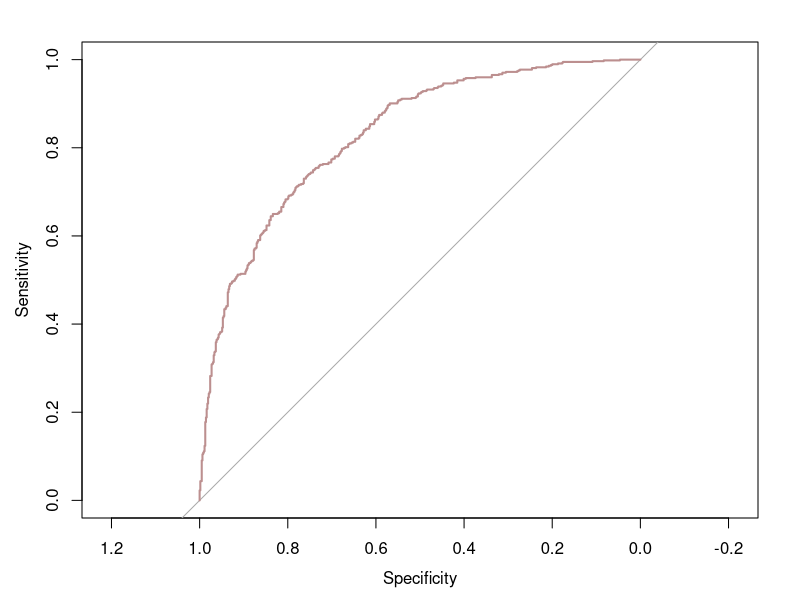
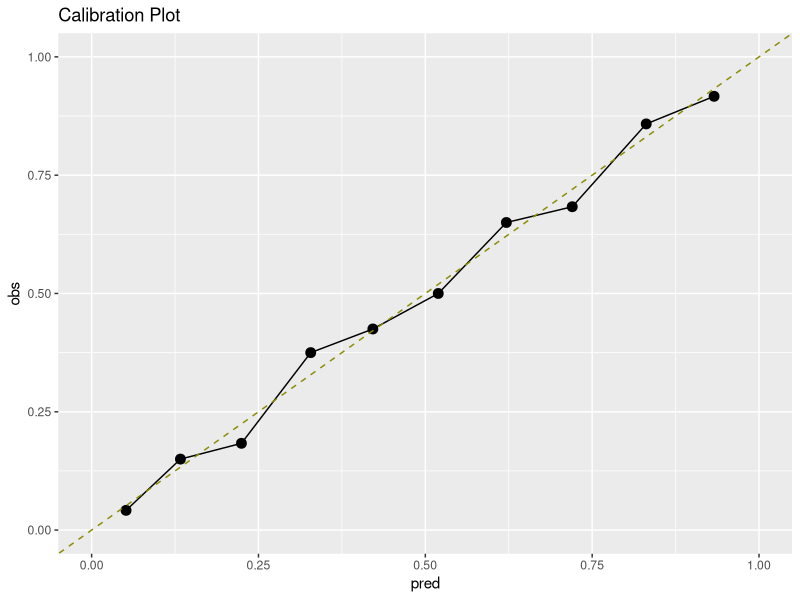
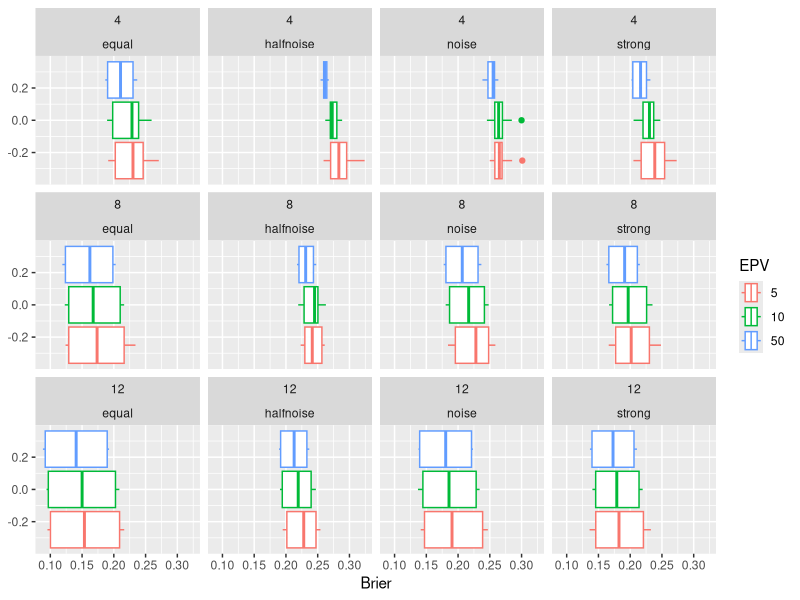
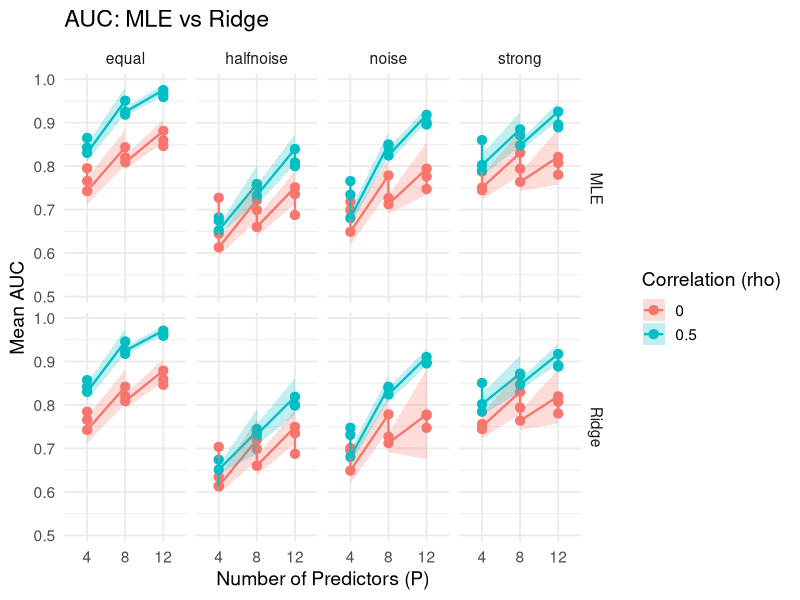

Write the R code that produced these figures, in order. (Note: this script raises an error after producing the figures.)
## ---- chunk 1
#| echo: false
library(MASS)
library(pROC)
library(dplyr)
library(glmnet)
library(tibble)
library(ggplot2)
## ---- chunk 2
#| echo: false
# Data Simulation Function

data_simulation_function <- function(N, P, rho, beta_pattern) {
  Sigma <- matrix(rho, P, P)
  diag(Sigma) = 1
  
  X <- mvrnorm(n = N, mu = rep(0, P), Sigma = Sigma)
  
  # Set coefficients
  if (beta_pattern == "equal") {
    beta <- rep(0.5, P)
  } else if (beta_pattern == "strong") {
    beta <- c(1, rep(0.2, P-1))
  } else if (beta_pattern == "noise") {
    beta <- c(0, rep(0.3, P-1))
  } else if (beta_pattern == "halfnoise") {
    beta <- c(rep(0, P/2), rep(0.3, P/2))
  } else stop("Unknown beta pattern")
  
  eta <- X %*% beta
  p <- 1 / (1 + exp(-eta))
  
  y <- rbinom(N, 1, p)
  
  data.frame(y = y, X)
}
## ---- chunk 3
#| echo: false
# Model Fitting

model_fitting_function <- function(train_data) {
  glm(y ~ ., data = train_data, family = binomial)
}

## ---- chunk 4
#| echo: false
# Model Assessment function
model_assessment_function <- function(model, test_data) {
  probs <- predict(model, newdata = test_data, type = "response")
  
  auc_val <- auc(test_data$y, probs)
  brier <- mean((test_data$y - probs)^2)
  
  tibble(
    AUC = as.numeric(auc_val),
    Brier = brier
  )
}
## ---- chunk 5
#| echo: false
set.seed(400)
# Simulation loop

EPV_vals <- c(5, 10, 50)
event_frac <- 0.5    

P_vals <- c(4, 8, 12)
rho_vals <- c(0, 0.5)
beta_patterns <- c("equal", "strong", "noise", "halfnoise")

B <- 10  

results_list <- list()
iter <- 1

for (EPV in EPV_vals) {
  for (P in P_vals) {
    for (rho in rho_vals) {
      for (bp in beta_patterns) {
        for (b in 1:B) {
          
          # Determine sample sizes 
          N  <- ceiling((EPV * P) / event_frac)
          N_star <- ceiling(5000 / event_frac)   
          
          # Training data 
          train_data <- data_simulation_function(N, P, rho, bp)
          
          # Test data
          test_data  <- data_simulation_function(N_star, P, rho, bp)
          
          # fit model
          fit_model <- model_fitting_function(train_data)
          
          # evaluate model
          metrics <- model_assessment_function(fit_model, test_data)
          
          metrics$model <- "MLE"  
          
          # metadata
          metrics <- metrics %>%
            mutate(
              model = "MLE",
              EPV = EPV,
              P = P,
              rho = rho,
              beta_pattern = bp,
              sim = b
            )
          
          # results
          results_list[[iter]] <- metrics
          iter <- iter + 1
        }
      }
    }
  }
}
results_df <- dplyr::bind_rows(results_list); results_df
## ---- chunk 6
#| echo: false
roc_obj <- roc(train_data$y, predict(fit_model, type="response"))
plot(roc_obj, col="rosybrown", lwd=2)
## ---- chunk 7
library(ggplot2)

cal_df <- train_data %>%
  mutate(prob = predict(fit_model, type="response"),
         decile = ntile(prob, 10)) %>%
  group_by(decile) %>%
  summarize(obs = mean(y), pred = mean(prob))

ggplot(cal_df, aes(pred, obs)) +
  geom_point(size = 3) +
  geom_line() +
  geom_abline(slope = 1, intercept = 0, color = "yellow4", lty = 2) +
  ylim(0,1) + xlim(0,1) +
  ggtitle("Calibration Plot")
## ---- chunk 8
library(ggplot2)
library(tidyverse)
rf_extra <- read.csv("simulations_rmse_mae/random_forest_simulation_extra_values.csv")

rf_extra <- rf_extra |>
  mutate(P = factor(P),
         EPV = factor(EPV),
         beta_pattern = factor(beta_pattern))
ggplot(rf_extra) + geom_boxplot(aes(x = Brier, color = EPV)) + facet_wrap(P ~ beta_pattern)
## ---- chunk 9
#| echo: false
library(MASS)
library(pROC)
library(dplyr)
library(glmnet)
library(tibble)
library(ggplot2)
## ---- chunk 10
#| echo: false
simulate_logit <- function(N, P, rho, beta_pattern) {
  Sigma <- matrix(rho, P, P)
  diag(Sigma) <- 1
  
  X <- mvrnorm(n = N, mu = rep(0, P), Sigma = Sigma)
  
  if (beta_pattern == "equal") {
    beta <- rep(0.5, P)
  } else if (beta_pattern == "strong") {
    beta <- c(1.0, rep(0.2, P-1))
  } else if (beta_pattern == "noise") {
    beta <- c(0, rep(0.3, P-1))
  } else if (beta_pattern == "halfnoise") {
    beta <- c(rep(0, P/2), rep(0.3, P/2))
  } else {
    stop("Unknown beta pattern")
  }
  
  eta <- X %*% beta
  pi  <- 1/(1 + exp(-eta))
  y <- rbinom(N, 1, pi)
  
  data.frame(y = y, X)
}
## ---- chunk 11
#| echo: false
fit_logistic_mle <- function(dat) {
  glm(y ~ ., data = dat, family = binomial)
}

evaluate_mle_model <- function(fit, dat) {
  probs <- predict(fit, type = "response")
  auc_val <- auc(dat$y, probs)
  brier <- mean((dat$y - probs)^2)
  
  tibble(AUC = as.numeric(auc_val), Brier = brier, lambda = NA)
}
## ---- chunk 12
#| echo: false
fit_logistic_ridge <- function(dat) {
  X <- as.matrix(dat[, -1])
  y <- dat$y
  
  cv.glmnet(x = X, y = y, alpha = 0, family = "binomial")
}

evaluate_ridge_model <- function(cvfit, dat) {
  X <- as.matrix(dat[, -1])
  y <- dat$y
  
  probs <- predict(cvfit, newx = X, type = "response", s = "lambda.min")
  
  auc_val <- auc(y, probs)
  brier <- mean((y - probs)^2)
  
  tibble(
    AUC = as.numeric(auc_val),
    Brier = brier,
    lambda = cvfit$lambda.min
  )
}
## ---- chunk 13
#| echo: false
set.seed(400)

EPV_vals <- c(5, 10, 50)
event_frac <- 0.5    # FIXED

P_vals <- c(4, 8, 12)
rho_vals <- c(0, 0.5)
beta_patterns <- c("equal", "strong", "noise", "halfnoise")

B <- 10  # number of Monte Carlo repetitions

all_results <- list()
iter <- 1

for (EPV in EPV_vals) {
  for (P in P_vals) {
    for (rho in rho_vals) {
      for (bp in beta_patterns) {
        for (b in 1:B) {
          
          # Determine total sample size
          N <- ceiling((EPV * P) / event_frac)
          
          # Simulate dataset
          dat <- simulate_logit(N, P, rho, bp)
          
          ### MLE ###
          fit_mle <- fit_logistic_mle(dat)
          eval_mle <- evaluate_mle_model(fit_mle, dat)
          eval_mle$model <- "MLE"
          
          ### Ridge ###
          fit_ridge <- fit_logistic_ridge(dat)
          eval_ridge <- evaluate_ridge_model(fit_ridge, dat)
          eval_ridge$model <- "Ridge"
          
          ### Store combined ###
          combined <- bind_rows(eval_mle, eval_ridge) %>%
            mutate(
              EPV = EPV,
              P = P,
              rho = rho,
              beta_pattern = bp,
              sim = b
            )
          
          all_results[[iter]] <- combined
          iter <- iter + 1
        }
      }
    }
  }
}

results_df <- bind_rows(all_results)
## ---- chunk 14
#| echo: false
summary_df <- results_df %>%
  group_by(model, EPV, P, rho, beta_pattern) %>%
  summarise(
    mean_AUC = mean(AUC),
    sd_AUC = sd(AUC),
    mean_Brier = mean(Brier),
    sd_Brier = sd(Brier),
    mean_lambda = mean(lambda, na.rm = TRUE),
    .groups = "drop"
  )

knitr::kable(summary_df, digits = 3)
## ---- chunk 15
#| echo: false
ggplot(summary_df,
       aes(x = factor(P),
           y = mean_AUC,
           color = factor(rho),
           group = factor(rho))) +
  geom_point(size = 2.8) +
  geom_line(linewidth = 0.8) +
  geom_ribbon(aes(ymin = mean_AUC - sd_AUC,
                  ymax = mean_AUC + sd_AUC,
                  fill = factor(rho)),
              alpha = 0.25,
              color = NA) +
  facet_grid(model ~ beta_pattern) +
  labs(
    title = "AUC: MLE vs Ridge",
    x = "Number of Predictors (P)",
    y = "Mean AUC",
    color = "Correlation (rho)",
    fill  = "Correlation (rho)"
  ) +
  theme_minimal(base_size = 14)
## ---- chunk 16
library(knitr)
include_graphics("images/fig2_boxplots_article.jpg")
## ---- chunk 17
ridge_extra <- read.csv("simulations_rmse_mae/ridge_simulation_extra_values.csv")
mle_extra <- read.csv("simulations_rmse_mae/mle_simulation_extra_values.csv")
rf_extra <- read.csv("simulations_rmse_mae/random_forest_simulation_extra_values.csv")
rf_extra$model <- "Random Forest"
mle_extra$model <- "ML"

combined_metrics <- rbind(ridge_extra, mle_extra)
combined_metrics <- rbind(combined_metrics, rf_extra)

fig2 <- combined_metrics |> pivot_longer(cols = c(rMPSE, MAPE, Brier), 
                                         names_to = "measure",
                                         values_to = "value") |>
  mutate(measure = factor(measure, level = c("rMPSE", "MAPE", "Brier")),
         model = factor(model, level = c("Ridge", "ML", "Random Forest")))

ggplot(fig2) + 
  geom_boxplot(aes(x = model, y = value)) + 
  facet_wrap(measure ~ EPV, scale = "free") +
  theme(axis.text.x = element_text(angle = 45, hjust = 1)) +
  labs(x = "", y = "", caption = "predictor selection strategies perform worse")
## ---- chunk 18
include_graphics("images/fig3_heatmap_article.jpg")
## ---- chunk 19
fig3 <- combined_metrics  |>
  mutate(model = factor(model, level = c("Ridge", "ML", "Random Forest")),
         P = factor(P),
        "Predictor effects" = factor(beta_pattern, level = c("equal", "strong","noise", "halfnoise")),
        "Dist. Predictors" = factor(rho))|> 
  pivot_longer(cols = c(P, "Predictor effects", "Dist. Predictors"), 
                             names_to = "parameter",
                            values_to = "stage") #|>
  #mutate(parameter = factor(measure, level = c("P", "Dist. Predictors", "Predictor effects")))
ggplot(fig3) + 
  geom_tile(aes(x = stage, y = model, fill = rMPSE))+ 
  scale_fill_distiller(palette = "RdYlGn") +
  facet_wrap( ~ parameter, scales = "free") +
  theme(axis.text.x = element_text(angle = 45, hjust = 1))
ggplot(fig3) + 
  geom_tile(aes(x = stage, y = model, fill = MAPE))+ 
  scale_fill_distiller(palette = "RdYlGn") +
  facet_wrap( ~ parameter, scales = "free") +
  theme(axis.text.x = element_text(angle = 45, hjust = 1))
